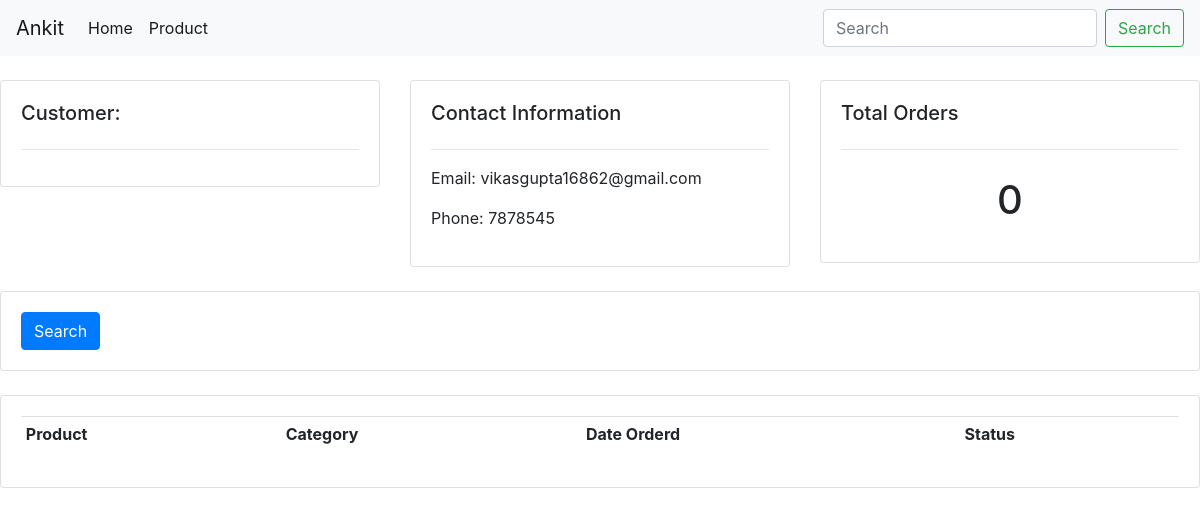
/customer/3/, run on an earlier commit of the app's database.
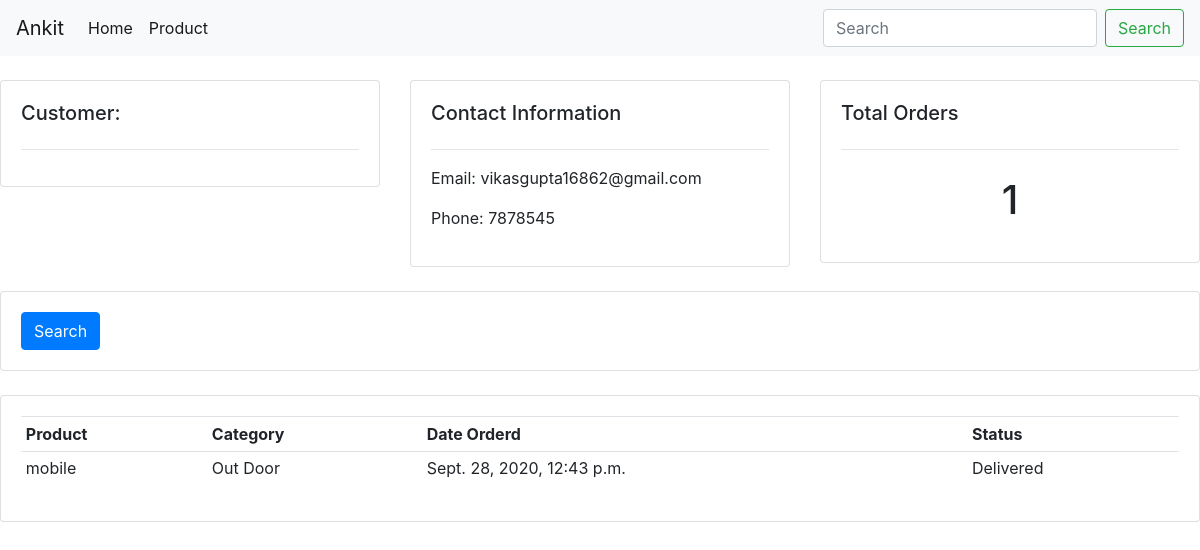
And on a later commit of the database.
### managment/models.py (models this page shows)
class Order(models.Model):
	STATUS = (
			('Pending', 'Pending'),
			('Out for delivery', 'Out for delivery'),
			('Delivered', 'Delivered'),
			)
	customer = models.ForeignKey(Customer, null=True, on_delete= models.SET_NULL)
	product = models.ForeignKey(Product, null=True, on_delete= models.SET_NULL)
	date_created = models.DateTimeField(auto_now_add=True, null=True)
	status = models.CharField(max_length=200, null=True, choices=STATUS)

class Product(models.Model):
    CATEGORY = (
        ('Indoor','Indoor'),
        ('Out Door','Out Door'),
    )
    name = models.CharField(max_length=200, null=True)
    price = models.FloatField(null=True)
    category = models.CharField(max_length=200, null=True, choices=CATEGORY)
    description = models.CharField(max_length=200, null=True, blank=True)
    date_created = models.DateTimeField(auto_now_add=True, null=True)
    Tag = models.ManyToManyField(Tag)
    def __str__(self):
        return self.name

### managment/views.py (the view)
# urls.py: path('customer/<str:pk_test>/',views.customer,name = 'customer'),
def customer(request,pk_test):
    customer = Customer.objects.get(id = pk_test)
    orders = customer.order_set.all()
    order = customer.order_set.all()
    order_count = order.count()
    context = {'customer':customer, 'orders':orders, 'order_count':order_count}
    return render(request,'managment/customer.html',context)

### managment/templates/managment/customer.html (shortened to what this page needs)
{%  extends 'managment/main.html' %}
{% block body %}
	<br>
<div class="row">
	<div class="col-md">
		<div class="card card-body">
			<h5>Customer:</h5>
			<hr>
		</div>
	</div>
	<div class="col-md">
		<div class="card card-body">
			<h5>Contact Information</h5>
			<hr>
			<p>Email: {{customer.email}}</p>
			<p>Phone: {{customer.phone}}</p>
		</div>
	</div>
	<div class="col-md">
		<div class="card card-body">
			<h5>Total Orders</h5>
			<hr>
			<h1 style="text-align: center;padding: 10px">{{order_count}}</h1>
		</div>
	</div>
</div>
<br>
<div class="row">
	<div class="col">
		<div class="card card-body">
			<form method="get">
		    <button class="btn btn-primary" type="submit">Search</button>
		  </form>
		</div>
	</div>
</div>
<br>
<div class="row">
	<div class="col-md">
		<div class="card card-body">
			<table class="table table-sm">
				<tr>
					<th>Product</th>
					<th>Category</th>
					<th>Date Orderd</th>
					<th>Status</th>
				</tr>
				{% for order in orders %}
				<tr>
					<td>{{order.product}}</td>
					<td>{{order.product.category}}</td>
					<td>{{order.date_created}}</td>
					<td>{{order.status}}</td>
					{% endfor %}
				</tr>
			</table>
		</div>
	</div>
</div>
{% endblock %}

What changed in the data, as far as the page shows it:
added Order: product "mobile", product.category "Out Door", date_created "Sept. 28, 2020, 12:43 p.m.", status "Delivered"
Also different on the page:
{{ order_count }}: "0" → "1"
